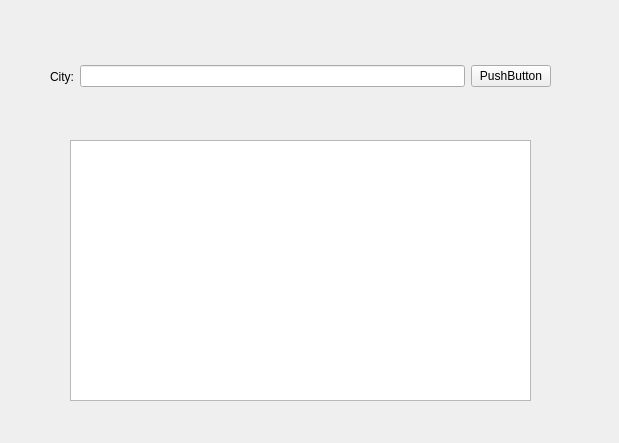
<?xml version="1.0" encoding="UTF-8"?>
<ui version="4.0">
 <class>Widget</class>
 <widget class="QWidget" name="Widget">
  <property name="geometry">
   <rect>
    <x>0</x>
    <y>0</y>
    <width>619</width>
    <height>443</height>
   </rect>
  </property>
  <property name="windowTitle">
   <string>Widget</string>
  </property>
  <widget class="QTextEdit" name="textEdit">
   <property name="geometry">
    <rect>
     <x>70</x>
     <y>140</y>
     <width>461</width>
     <height>261</height>
    </rect>
   </property>
  </widget>
  <widget class="QWidget" name="">
   <property name="geometry">
    <rect>
     <x>50</x>
     <y>60</y>
     <width>501</width>
     <height>33</height>
    </rect>
   </property>
   <layout class="QHBoxLayout" name="horizontalLayout">
    <item>
     <widget class="QLabel" name="label">
      <property name="text">
       <string>City:</string>
      </property>
     </widget>
    </item>
    <item>
     <widget class="QLineEdit" name="lineEdit"/>
    </item>
    <item>
     <widget class="QPushButton" name="pushButton">
      <property name="text">
       <string>PushButton</string>
      </property>
     </widget>
    </item>
   </layout>
  </widget>
 </widget>
 <resources/>
 <connections/>
</ui>
